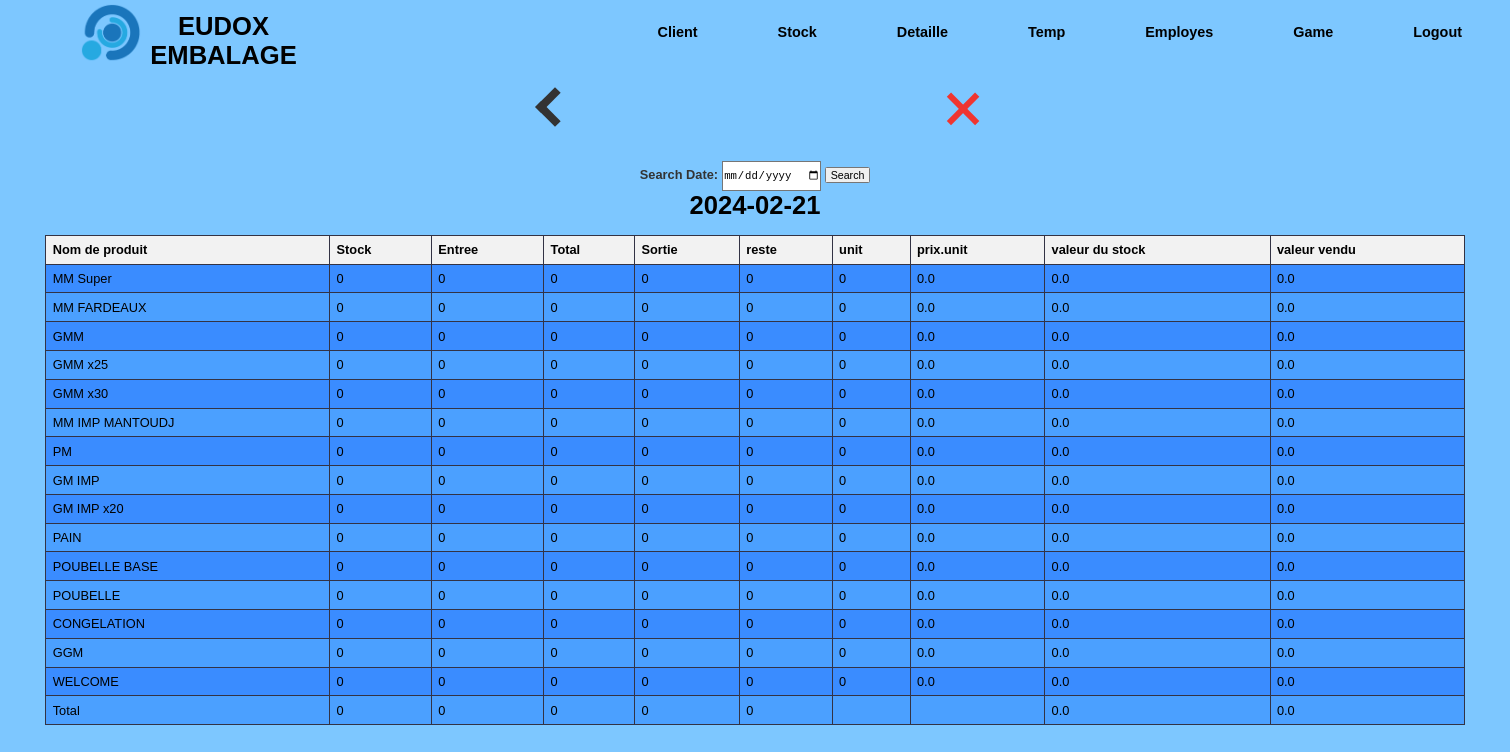
Screenshot of /stock/view with the database file from the repository.
### tables this page shows
CREATE TABLE stv (
        id INTEGER PRIMARY KEY AUTOINCREMENT,
        date TEXT NOT NULL,
        MM_super_st INTEGER NOT NULL,
        MM_super_e INTEGER NOT NULL,
        MM_super_so INTEGER NOT NULL,
        MM_Fardeaux_st INTEGER NOT NULL,
        MM_Fardeaux_e INTEGER NOT NULL,
        MM_Fardeaux_so INTEGER NOT NULL,
        GMM_st INTEGER NOT NULL,
        GMM_e INTEGER NOT NULL,
        GMM_so INTEGER NOT NULL,
        GMM_x25_st INTEGER NOT NULL,
        GMM_x25_e INTEGER NOT NULL,
        GMM_x25_so INTEGER NOT NULL,
        GMM_x30_st INTEGER NOT NULL,
        GMM_x30_e INTEGER NOT NULL,
        GMM_x30_so INTEGER NOT NULL,
        MM_IMP_MANTOUDJ_st INTEGER NOT NULL,
        MM_IMP_MANTOUDJ_e INTEGER NOT NULL,
        MM_IMP_MANTOUDJ_so INTEGER NOT NULL,
        PM_st INTEGER NOT NULL,
        PM_e INTEGER NOT NULL,
        PM_so INTEGER NOT NULL,
        GM_IMP_st INTEGER NOT NULL,
        GM_IMP_e INTEGER NOT NULL,
        GM_IMP_so INTEGER NOT NULL,
        GM_IMP_x20_st INTEGER NOT NULL,
        GM_IMP_x20_e INTEGER NOT NULL,
        GM_IMP_x20_so INTEGER NOT NULL,
        PAIN_st INTEGER NOT NULL,
        PAIN_e INTEGER NOT NULL,
        PAIN_so INTEGER NOT NULL,
        POUBELLE_BASE_st INTEGER NOT NULL,
        POUBELLE_BASE_e INTEGER NOT NULL,
        POUBELLE_BASE_so INTEGER NOT NULL,
        POUBELLE_st INTEGER NOT NULL,
        POUBELLE_e INTEGER NOT NULL,
        POUBELLE_so INTEGER NOT NULL,
        CONGELATION_st INTEGER NOT NULL,
        CONGELATION_e INTEGER NOT NULL,
        CONGELATION_so INTEGER NOT NULL,
        GGM_st INTEGER NOT NULL,
        GGM_e INTEGER NOT NULL,
        GGM_so INTEGER NOT NULL,
        WELCOME_st INTEGER NOT NULL,
        WELCOME_e INTEGER NOT NULL,
        WELCOME_so INTEGER NOT NULL
    );

CREATE TABLE upt (
        id INTEGER PRIMARY KEY AUTOINCREMENT,
        date TEXT NOT NULL,
        num INTEGER NOT NULL,
        u INTEGER NOT NULL,
        up REAL NOT NULL
    );

### app.py (the view)
@app.route('/stock/view', methods=['POST', 'GET'])
def view_stock():
    if request.method == 'POST':
        today_date = request.form.get('search_date', datetime.now().strftime("%Y-%m-%d"), None)
        if not today_date:
            today_date = datetime.now().strftime("%Y-%m-%d")
    else:
        today_date = datetime.now().strftime("%Y-%m-%d")
    conn = sqlite3.connect('form_data.db')
    cursor = conn.cursor()
    cursor.execute('SELECT * FROM stv WHERE date = ?', (today_date,))
    stock_data = cursor.fetchone()
    cursor.execute('SELECT u, up FROM upt WHERE date = ?', (today_date,))
    vals = cursor.fetchall()
    conn.close()
    product_names = ["MM Super", "MM FARDEAUX", "GMM", "GMM x25", "GMM x30", "MM IMP MANTOUDJ", "PM", "GM IMP", "GM IMP x20", "PAIN", "POUBELLE BASE", "POUBELLE", "CONGELATION", "GGM", "WELCOME"]
    total_stock = sum(stock_data[i * 3 + 2] for i in range(len(product_names)))
    total_entree = sum(stock_data[i * 3 + 3] for i in range(len(product_names)))
    total_sort = sum(stock_data[i * 3 + 4] for i in range(len(product_names)))
    total_rest = sum(stock_data[i * 3 + 2] + stock_data[i * 3 + 3] - stock_data[i * 3 + 4] for i in range(len(product_names)))
    total_v_stock = sum((stock_data[i * 3 + 2] + stock_data[i * 3 + 3] - stock_data[i * 3 + 4]) * vals[i][0] * vals[i][1] for i in range(len(product_names)))
    total_v_vendu = sum(stock_data[i * 3 + 4] * vals[i][0] * vals[i][1] for i in range(len(product_names)))
    return render_template('s_view.html', stock_data=stock_data, vals=vals, product_names=product_names, td=today_date,
                           total_stock=total_stock, total_entree=total_entree, total_sort=total_sort,
                           total_rest=total_rest, total_v_stock=total_v_stock, total_v_vendu=total_v_vendu)

### templates/s_view.html (shortened to what this page needs)
{% extends 'main.html' %}
{% block top %}
<a href="/stock" id="back"><div class="thick-arrow-left"></div></a>
<a href="/main" id="aclose"><div class="close"></div></a>
{% endblock %}
{% block bot %}
<form method="POST" action="/stock/view">
  <b><label for="search_date">Search Date:</label></b>
  <input type="date" id="search_date" name="search_date">
  <button type="submit">Search</button>
</form>
<h1>{{ stock_data[1] }}</h1>
<table>
  <tr>
    <th>Nom de produit</th>
    <th>Stock</th>
    <th>Entree</th>
    <th>Total</th>
    <th>Sortie</th>
    <th>reste</th>
    <th>unit</th>
    <th>prix.unit</th>
    <th>valeur du stock</th>
    <th>valeur vendu</th>
  </tr>
  {% for i in range(15) %}
    <tr>
      <td>{{ product_names[i] }}</td>
      <td>{{ stock_data[i * 3 + 2] }}</td>
      <td>{{ stock_data[i * 3 + 3] }}</td>
      <td>{{ stock_data[i * 3 + 2] + stock_data[i * 3 + 3] }}</td>
      <td>{{ stock_data[i * 3 + 4] }}</td>
      <td>{{ stock_data[i * 3 + 2] + stock_data[i * 3 + 3] - stock_data[i * 3 + 4] }}</td>
      <td contenteditable="true" onblur="updateValue(this.innerText, {{ i }}, 0, '{{ stock_data[1] }}')">{{ vals[i][0] }}</td>
      <td contenteditable="true" onblur="updateValue(this.innerText, {{ i }}, 1, '{{ stock_data[1] }}')">{{ vals[i][1] }}</td>
      <td>{{ (stock_data[i * 3 + 2] + stock_data[i * 3 + 3] - stock_data[i * 3 + 4]) * vals[i][0] * vals[i][1] }}</td>
      <td>{{ stock_data[i * 3 + 4] * vals[i][0] * vals[i][1] }}</td>
    </tr>
  {% endfor %}
  <tr>
    <td>Total</td>
    <td>{{ total_stock }}</td>
    <td>{{ total_entree }}</td>
    <td>{{ total_stock + total_entree }}</td>
    <td>{{ total_sort }}</td>
    <td>{{ total_rest }}</td>
    <td></td>
    <td></td>
    <td>{{ total_v_stock }}</td>
    <td>{{ total_v_vendu }}</td>
  </tr>
</table>
{% endblock %}

### templates/main.html (shortened to what this page needs)
<!DOCTYPE html>
<html>
  <head>
    <link rel="stylesheet" type="text/css" href="{{ url_for('static', filename='css/style.css') }}">
  </head>
  <body>
    <div class="bg">
      <div class="hd">
        <img class="logo" src="{{ url_for('static', filename='assets/lll.png') }}" onclick="goToHomePage()" style="cursor: pointer;"/>
        <h1 class="fn" onclick="goToHomePage()" style="cursor: pointer;">EUDOX EMBALAGE</h1>
        <ul class="nav">
          <li><a href="/client">Client</a></li>
          <li><a href="/stock">Stock</a></li>
          <li><a href="/detail">Detaille</a></li>
          <li><a href="/time">Temp</a></li>
          <li><a href="/work">Employes</a></li>
          <li><a href="/game">Game</a></li>
          <li><a href="/">Logout</a></li>
        </ul>
      </div>
      <div class="display_frame">
        <div class="top_side">
          {% block top %}{% endblock %}
        </div>
        <div class="bot_side">
          {% block bot %}{% endblock %}
        </div>
      </div>
    </div>
  </body>
</html>

### static/css/style.css (style rules this page uses)
body, h1, h2, h3, p, ul, li { margin: 0; padding: 0; }
body { font-family: Arial, sans-serif; background-color: #7dc7ff; zoom: 80%; }
.bg { background-size: cover; background-repeat: no-repeat; height: 100vh; }
.hd { background: #7dc7ff; width: 100%; height: 81px; display: flex; text-align: center; }
.logo { padding-top: 4px; margin-left: 100px; margin-right: 10px; height: 75px; width: 80px; }
.fn { text-align: center; padding-top: 15px; font-family: sans-serif; width: 350px; color: #000; transition: 0.3s ease-out; }
.nav { margin-left: 400px; margin-right: 10px; display: flex; justify-content: center; align-items: center; }
.nav li { list-style: none; margin-left: 50px; margin-right: 50px; font-size:18px; }
.nav li a { text-decoration: none; font-family: sans-serif; font-weight: bold; color: #000; transition: 0.3s ease-out; }
.display_frame { background-size: cover; text-align: center; width: 100%; }
a { color: inherit; text-decoration: none; }
.top_side { display: flex; height: 120px; width: 100%; }
#aclose { margin-left: 28vw; }
.thick-arrow-left { margin: 35px; width: 25px; height: 25px; border: 10px solid #333; border-left: 0; border-top: 0; transform: rotate(135deg); }
#back { margin-left: 34%; }
.close { margin: 30px; background: #f03530; height: 50px; position: relative; width: 8px; transform: rotate(45deg); }
.close:after { background: #f03530; content: ""; height: 8px; left: -21px; position: absolute; top: 21px; width: 50px; }
.bot_side label { color: #333; }
.bot_side input { height: 35px; }

### templates/s_view.html (style rules this page uses)
table { border-collapse: collapse; width: 94%; margin: 3%; margin-top: 1%; }
th, td { border: 1px solid #333344; padding: 8px; text-align: left; }
th { background-color: #f2f2f2; }
tr:nth-child(even) td { background-color: #3a8cff; }
tr:nth-child(odd) td { background-color: #4ba0ff; }

### rows the page displays
stv: date "2024-02-21", MM_super_st "0" "0" "0" "0" "0" "0" "0" "0" "0" "0" "0" "0" "0" "0" "0", MM_super_e "0" "0" "0" "0" "0" "0" "0" "0" "0" "0" "0" "0" "0" "0" "0", stock_data[i*3+2]+stock_data[i*3+3] "0" "0" "0" "0" "0" "0" "0" "0" "0" "0" "0" "0" "0" "0" "0", MM_super_so "0" "0" "0" "0" "0" "0" "0" "0" "0" "0" "0" "0" "0" "0" "0", MM_super_st+MM_super_e+MM_super_so "0" "0" "0" "0" "0" "0" "0" "0" "0" "0" "0" "0" "0" "0" "0", MM_super_st+MM_super_e+MM_super_so "0.0" "0.0" "0.0" "0.0" "0.0" "0.0" "0.0" "0.0" "0.0" "0.0" "0.0" "0.0" "0.0" "0.0" "0.0", stock_data[i*3+4]*vals[i][0]*vals[i][1] "0.0" "0.0" "0.0" "0.0" "0.0" "0.0" "0.0" "0.0" "0.0" "0.0" "0.0" "0.0" "0.0" "0.0" "0.0"
upt: u "0", up "0.0"
upt: u "0", up "0.0"
upt: u "0", up "0.0"
upt: u "0", up "0.0"
upt: u "0", up "0.0"
upt: u "0", up "0.0"
upt: u "0", up "0.0"
upt: u "0", up "0.0"
upt: u "0", up "0.0"
upt: u "0", up "0.0"
upt: u "0", up "0.0"
upt: u "0", up "0.0"
upt: u "0", up "0.0"
upt: u "0", up "0.0"
upt: u "0", up "0.0"

### other values shown
{{ product_names[i] }} "MM Super" "MM FARDEAUX" "GMM" "GMM x25" "GMM x30" "MM IMP MANTOUDJ" "PM" "GM IMP" "GM IMP x20" "PAIN" "POUBELLE BASE" "POUBELLE" "CONGELATION" "GGM" "WELCOME"
{{ total_stock }} "0"
{{ total_entree }} "0"
{{ total_stock + total_entree }} "0"
{{ total_sort }} "0"
{{ total_rest }} "0"
{{ total_v_stock }} "0.0"
{{ total_v_vendu }} "0.0"
